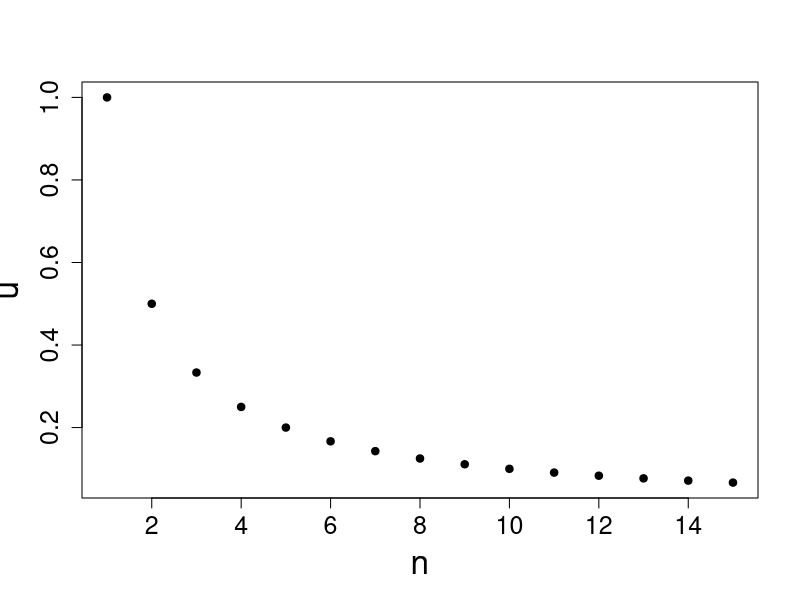
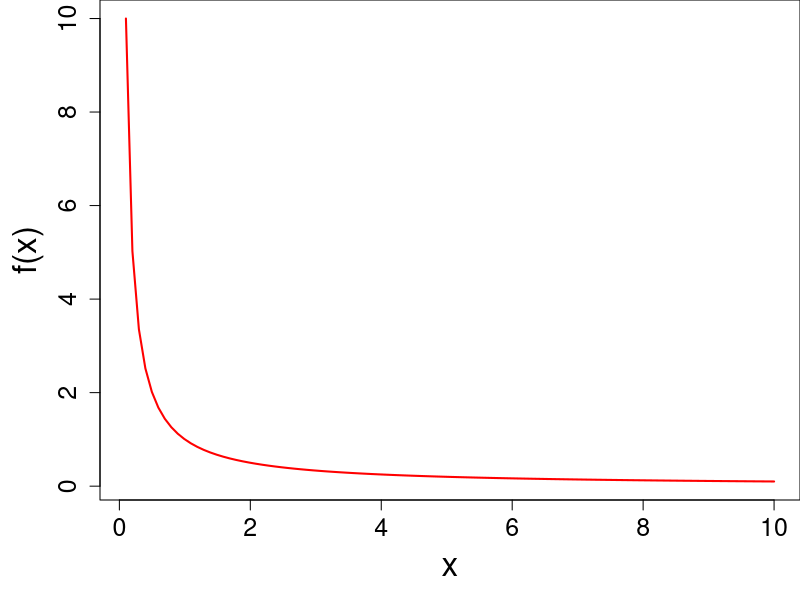
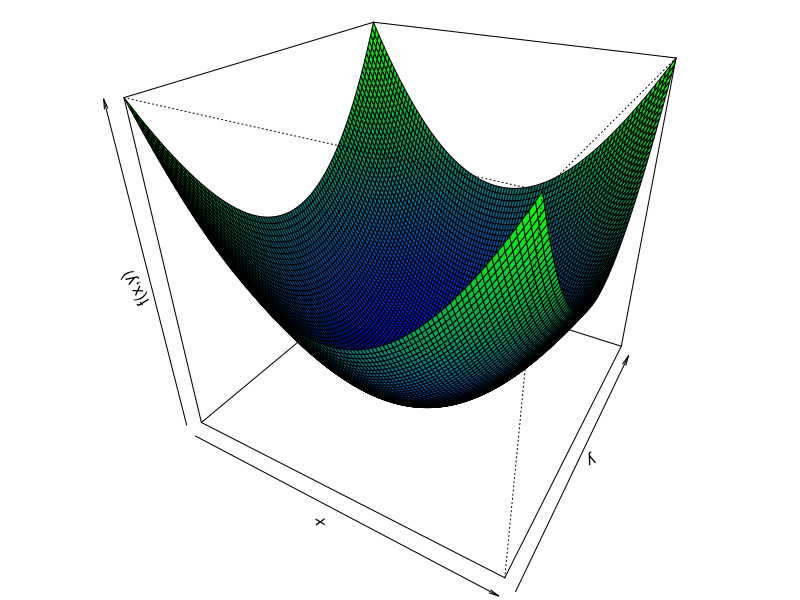
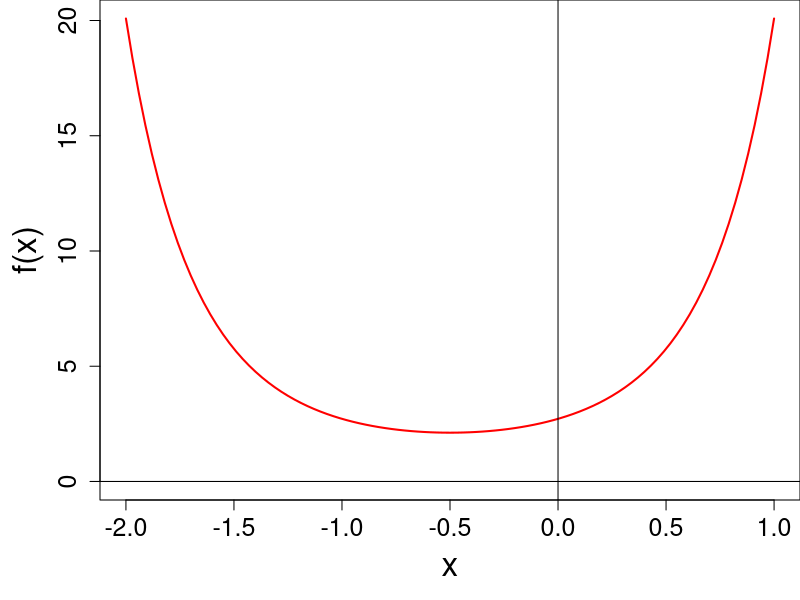

Source code (R) for these figures, in order:
## ---- chunk 1
knitr::opts_chunk$set(echo = FALSE)
## ---- chunk 2
n<-15
plot(1:n, 1/(1:n), pch = 19, xlab = "n", ylab = "u", cex = 1, cex.axis = 1.5, cex.lab = 2)
## ---- chunk 3
par(mar = c(5, 5, 0, 0))
f <- function(x) { 1/x }
curve(f, from = 0.1, 10, col = "red", cex.axis = 1.5, cex.lab = 2, lwd = 2)
## ---- chunk 4
par(mar = c(0, 0, 0, 0))
x <- seq(-1, 1, length.out = 101)
y <- seq(-1, 1, length.out = 101)
z <- outer(x, y, FUN = function(x, y) { x^2 + y^2 } )
nrz <- nrow(z)
ncz <- ncol(z)
jet.colors <- colorRampPalette((c("blue", "green")))
nbcol <- 100; color = jet.colors(nbcol);
# Compute the z-value at the facet centres
zfacet <- z[-1, -1] + z[-1, -ncz] + z[-nrz, -1] + z[-nrz, -ncz]
# Recode facet z-values into color indices
facetcol <- cut(zfacet, nbcol)
persp(x, y, z, xlab = "x", ylab = "y", zlab = "f(x,y)", col = color[facetcol], phi = 30, theta = 30)
## ---- chunk 5
f <- function(x) { exp(x^2 + x + 1)}
par(mar = c(5, 5, 0, 0))
curve(f, from = -2, 1, col = "red", cex.axis = 1.5, cex.lab = 2, lwd = 2, ylim = c(0, max(f(-2), f(1))))
abline(h = 0, v = 0)
